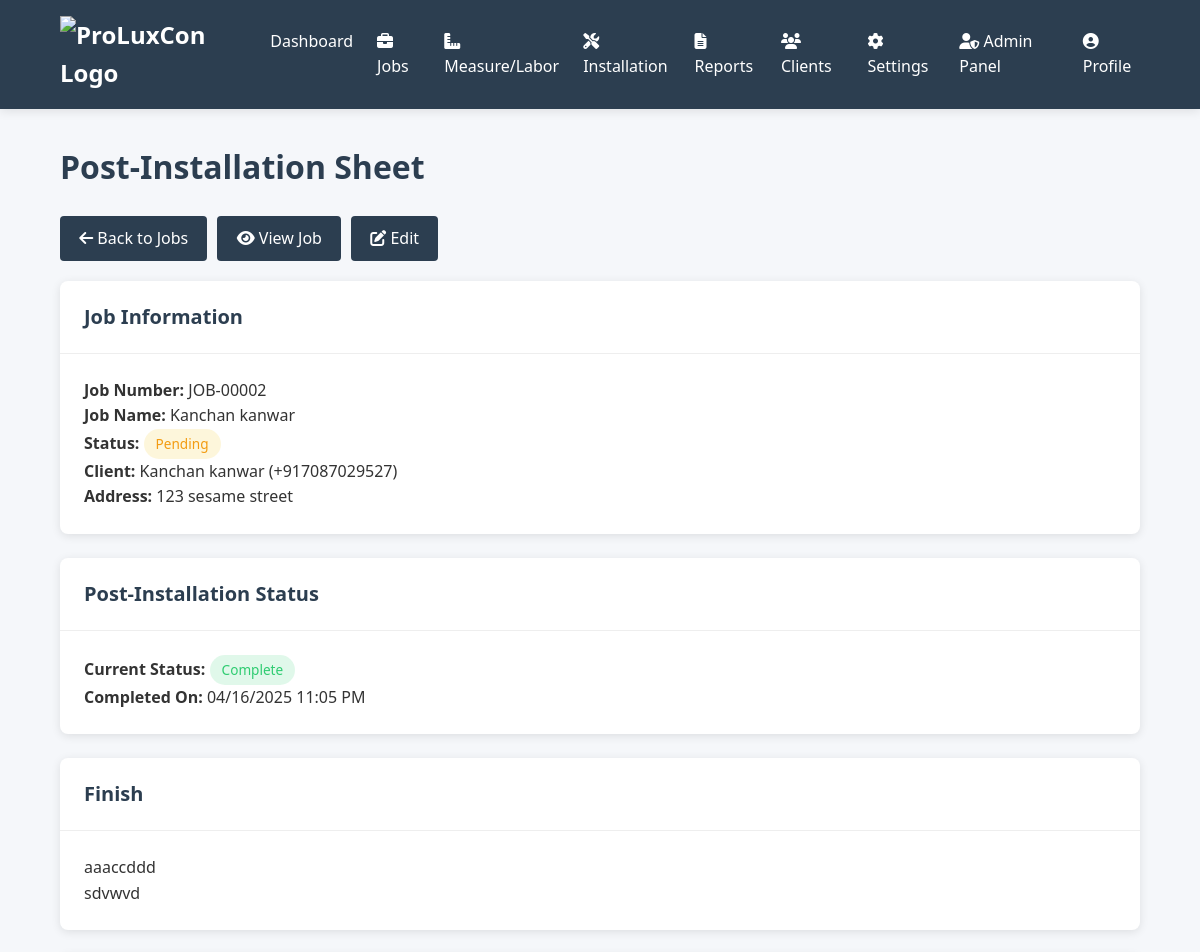
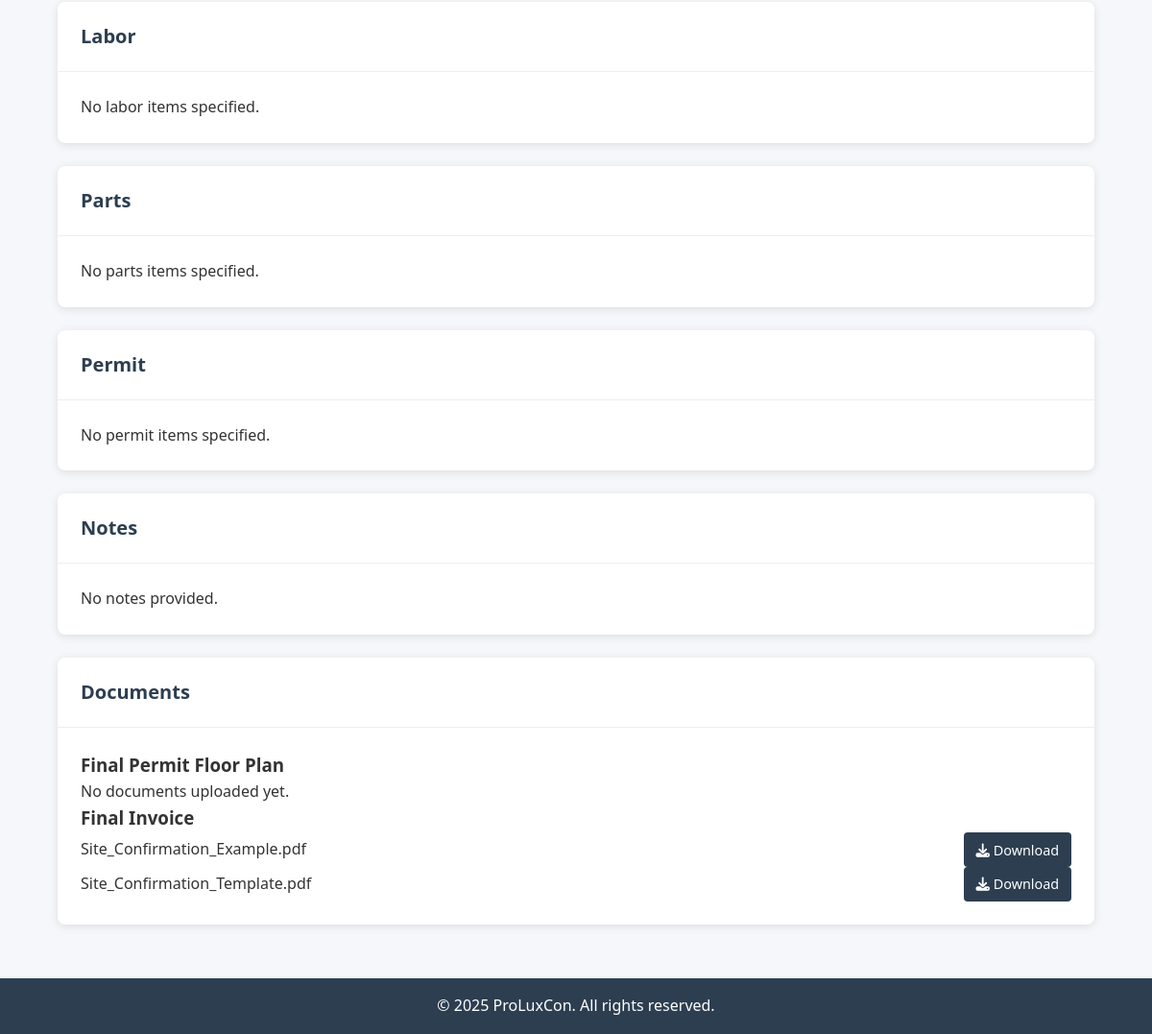
Screenshot of /job/2/post_installation (signed in) with the database file from the repository (2 pictures, top to bottom).
### app.py (models this page shows, shortened)
class Job(db.Model):
    __tablename__ = "job"
    id = db.Column(db.Integer, primary_key=True)
    job_number = db.Column(db.String(20), unique=True, nullable=False)
    name = db.Column(db.String(150), nullable=False)
    description = db.Column(db.Text)
    created_at = db.Column(db.DateTime, default=datetime.utcnow)
    updated_at = db.Column(
        db.DateTime, default=datetime.utcnow, onupdate=datetime.utcnow
    )
    status = db.Column(
        db.String(20), default="pending"
    )  # pending, in_progress, completed, cancelled
    client_id = db.Column(db.Integer, db.ForeignKey("client.id"), nullable=False)
    user_id = db.Column(
        db.Integer, db.ForeignKey("user.id"), nullable=False
    )  # Created by / Owned by
    opportunity_data = db.Column(
        db.JSON, nullable=True
    )  # Store all opportunity data as JSON
    address = db.Column(db.String(255), nullable=True)  # From 'Job Address:'
    service_types = db.Column(db.JSON, nullable=True)  # From 'What Services?'
    timeframe = db.Column(
        db.String(50), nullable=True
    )  # From 'When Do You Need Service?'
    property_type = db.Column(db.String(100), nullable=True)  # From 'Property Type'
    hoa_status = db.Column(
        db.String(10), nullable=True
    )  # From 'Do you live in and HOA?'
    hoa_name = db.Column(db.String(100), nullable=True)  # From 'HOA Name?'
    opportunity_source = db.Column(db.String(100), nullable=True)  # From 'source'
    contact_type = db.Column(db.String(50), nullable=True)  # From 'contact_type'
    pipeline_stage = db.Column(db.String(100), nullable=True)  # From 'pipleline_stage'
    num_windows = db.Column(db.Integer, nullable=True)  # From 'How many windows'
    num_doors = db.Column(db.Integer, nullable=True)  # From 'How many doors'
    roof_type = db.Column(db.JSON, nullable=True)  # From 'Roof type'
    message = db.Column(db.Text, nullable=True)  # From 'Message'
    user = db.relationship("User", backref="jobs")
    reports = db.relationship("Report", back_populates="job", lazy=True)
    job_statuses = db.relationship("JobStatus", backref="job", lazy=True)
    documents = db.relationship("JobDocument", back_populates="job", lazy=True)

class Client(db.Model):
    __tablename__ = "client"
    id = db.Column(db.Integer, primary_key=True)
    name = db.Column(db.String(150), nullable=False)
    phone = db.Column(db.String(20))
    email = db.Column(db.String(150))
    address = db.Column(db.String(255))
    created_at = db.Column(db.DateTime, default=datetime.utcnow)
    user_id = db.Column(db.Integer, db.ForeignKey("user.id"), nullable=False)
    user = db.relationship("User", backref="clients")
    jobs = db.relationship("Job", backref="client", lazy=True)

class JobStatus(db.Model):
    __tablename__ = "job_status"
    id = db.Column(db.Integer, primary_key=True)
    job_id = db.Column(db.Integer, db.ForeignKey("job.id"), nullable=False)
    stage = db.Column(
        db.String(30), nullable=False
    )  # site_confirmation, pre_installation, post_installation
    status = db.Column(
        db.String(20), default="incomplete"
    )  # incomplete, in_progress, complete
    notes = db.Column(db.Text)
    created_at = db.Column(db.DateTime, default=datetime.utcnow)
    updated_at = db.Column(
        db.DateTime, default=datetime.utcnow, onupdate=datetime.utcnow
    )
    completed_at = db.Column(db.DateTime)
    completed_by_id = db.Column(db.Integer, db.ForeignKey("user.id"))
    completed_by = db.relationship("User", backref="completed_job_statuses")
    __table_args__ = (db.UniqueConstraint("job_id", "stage", name="_job_stage_uc"),)

class PostInstallation(db.Model):
    __tablename__ = "post_installation"
    id = db.Column(db.Integer, primary_key=True)
    job_id = db.Column(db.Integer, db.ForeignKey("job.id"), nullable=False, unique=True)
    job = db.relationship("Job", backref=db.backref("post_installation", uselist=False))
    is_completed = db.Column(db.Boolean, default=False)
    completed_at = db.Column(db.DateTime)
    completed_by = db.Column(db.Integer, db.ForeignKey("user.id"))
    notes = db.Column(db.Text)
    finish_items = db.Column(db.JSON)
    labor_items = db.Column(db.JSON)
    parts_items = db.Column(db.JSON)
    permit_items = db.Column(db.JSON)
    created_at = db.Column(db.DateTime, default=datetime.utcnow)
    updated_at = db.Column(
        db.DateTime, default=datetime.utcnow, onupdate=datetime.utcnow
    )

class JobDocument(db.Model):
    __tablename__ = "job_document"
    id = db.Column(db.Integer, primary_key=True)
    job_id = db.Column(db.Integer, db.ForeignKey("job.id"), nullable=False)
    user_id = db.Column(db.Integer, db.ForeignKey("user.id"), nullable=False)
    title = db.Column(db.String(200), nullable=False)
    mime_type = db.Column(db.String(50), nullable=True)
    filename = db.Column(db.String(255), nullable=False)
    file_path = db.Column(db.String(500), nullable=True)
    uploaded_at = db.Column(db.DateTime, default=datetime.utcnow)
    job = db.relationship("Job", back_populates="documents")
    user = db.relationship("User", backref="uploaded_documents")

### app.py (the view, shortened to what this page needs)
@app.route("/post_installation", defaults={"job_id": None}, methods=["GET", "POST"])
@app.route("/job/<int:job_id>/post_installation", methods=["GET", "POST"])
def post_installation(job_id):
    if "user_id" not in session:
        flash("Please log in first.", "error")
        return redirect(url_for("index"))
    user_id = session["user_id"]
    job = Job.query.get_or_404(job_id)
    if job.user_id != user_id and session.get("role") != "admin":
        flash("You don't have permission to access this job.", "error")
        return redirect(url_for("dashboard"))
    client = Client.query.get(job.client_id) if job.client_id else None
    post_install = PostInstallation.query.filter_by(job_id=job_id).first()
    if not post_install:
        post_install = PostInstallation(job_id=job_id)
        db.session.add(post_install)
        db.session.commit()
    job_status = JobStatus.query.filter_by(
        job_id=job_id, stage="post_installation"
    ).first()
    status = job_status.status if job_status else "incomplete"
    is_completed = status == "complete"
    edit_mode = request.args.get("edit", "false").lower() == "true"
    readonly = is_completed and not edit_mode
    def collect_documents():
        docs = {"permit_plan": [], "final_invoice": [], "additional": []}
        for doc in PostInstallationDocument.query.filter_by(
            post_installation_id=post_install.id
        ).all():
            job_doc = JobDocument.query.get(doc.job_document_id)
            if job_doc:
                docs[doc.document_type].append(
                    {
                        "id": doc.id,
                        "job_document_id": job_doc.id,
                        "filename": job_doc.filename,
                        "uploaded_at": job_doc.uploaded_at,
                    }
                )
        return docs
    documents = collect_documents()
    return render_template(
        "post_installation.html",
        job=job,
        client=client,
        post_install=post_install,
        documents=documents,
        status=status,
        is_completed=is_completed,
        readonly=readonly,
        edit_mode=edit_mode,
    )

### app.py (called while the page is built)
@app.before_request
def make_session_permanent():
    session.permanent = True

@app.context_processor
def utility_processor():
    def now():
        return datetime.utcnow()
    return dict(now=now)

### templates/post_installation.html (shortened to what this page needs)
{% extends "base.html" %} {% block content %}
<h1 class="page-title">Post-Installation Sheet</h1>
<div class="action-buttons" style="margin-bottom: 20px">
  <a href="{{ url_for('post_installation') }}" class="btn">
    <i class="fas fa-arrow-left"></i> Back to Jobs
  </a>
  <a href="{{ url_for('view_job', job_id=job.id) }}" class="btn">
    <i class="fas fa-eye"></i> View Job
  </a>
  {% if is_completed and readonly %}
  <a
    href="{{ url_for('post_installation', job_id=job.id, edit=true) }}"
    class="btn btn-primary"
  >
    <i class="fas fa-edit"></i> Edit
  </a>
  {% endif %}
</div>
<div class="card">
  <div class="card-header">
    <h2 class="card-title">Job Information</h2>
  </div>
  <div class="card-body">
    <div class="row">
      <div class="col-md-6">
        <p><strong>Job Number:</strong> {{ job.job_number }}</p>
        <p><strong>Job Name:</strong> {{ job.name }}</p>
        <p>
          <strong>Status:</strong>
          <span class="status-badge {{ job.status }}"
            >{{ job.status|title }}</span
          >
        </p>
      </div>
      <div class="col-md-6">
        <p>
          <strong>Client:</strong>
          {% if client %} {{ client.name }} {% if client.phone %} ({{
          client.phone }}){% endif %} {% else %} No client assigned {% endif %}
        </p>
        <p>
          <strong>Address:</strong> {{ job.address or "No address provided" }}
        </p>
      </div>
    </div>
  </div>
</div>
<div class="card">
  <div class="card-header">
    <h2 class="card-title">Post-Installation Status</h2>
  </div>
  <div class="card-body">
    <div class="status-display">
      <p>
        <strong>Current Status:</strong>
        <span class="status-badge {{ status }}">{{ status|title }}</span>
      </p>
      {% if is_completed and post_install.completed_at %}
      <p>
        <strong>Completed On:</strong> {{
        post_install.completed_at.strftime('%m/%d/%Y %I:%M %p') }}
      </p>
      {% endif %}
    </div>
  </div>
</div>
{% if readonly %}
<form id="view-form">
  <div class="card">
    <div class="card-header">
      <h2 class="card-title">Finish</h2>
    </div>
    <div class="card-body">
      {% if post_install.finish_items and post_install.finish_items|length > 0
      %}
      <ul class="list-group">
        {% for item in post_install.finish_items %}
        <li class="list-group-item">{{ item }}</li>
        {% endfor %}
      </ul>
      {% else %}
      <p class="text-muted">No finish items specified.</p>
      {% endif %}
    </div>
  </div>
  <div class="card">
    <div class="card-header">
      <h2 class="card-title">Labor</h2>
    </div>
    <div class="card-body">
      {% if post_install.labor_items and post_install.labor_items|length > 0 %}
      <ul class="list-group">
        {% for item in post_install.labor_items %}
        <li class="list-group-item">{{ item }}</li>
        {% endfor %}
      </ul>
      {% else %}
      <p class="text-muted">No labor items specified.</p>
      {% endif %}
    </div>
  </div>
  <div class="card">
    <div class="card-header">
      <h2 class="card-title">Parts</h2>
    </div>
    <div class="card-body">
      {% if post_install.parts_items and post_install.parts_items|length > 0 %}
      <ul class="list-group">
        {% for item in post_install.parts_items %}
        <li class="list-group-item">{{ item }}</li>
        {% endfor %}
      </ul>
      {% else %}
      <p class="text-muted">No parts items specified.</p>
      {% endif %}
    </div>
  </div>
  <div class="card">
    <div class="card-header">
      <h2 class="card-title">Permit</h2>
    </div>
    <div class="card-body">
      {% if post_install.permit_items and post_install.permit_items|length > 0
      %}
      <ul class="list-group">
        {% for item in post_install.permit_items %}
        <li class="list-group-item">{{ item }}</li>
        {% endfor %}
      </ul>
      {% else %}
      <p class="text-muted">No permit items specified.</p>
      {% endif %}
    </div>
  </div>
  <div class="card">
    <div class="card-header">
      <h2 class="card-title">Notes</h2>
    </div>
    <div class="card-body">
      {% if post_install.notes %}
      <div class="notes-content">
        {{ post_install.notes|replace('\n', '<br />')|safe }}
      </div>
      {% else %}
      <p class="text-muted">No notes provided.</p>
      {% endif %}
    </div>
  </div>
</form>
{% endif %}
<div class="card">
  <div class="card-header">
    <h2 class="card-title">Documents</h2>
  </div>
  <div class="card-body">
    <div class="row">
      <div class="col-md-6">
        <h3>Final Permit Floor Plan</h3>
        <div id="permit-docs">
          {% if documents['permit_plan'] %}
          <ul class="list-group mb-3">
            {% for doc in documents['permit_plan'] %}
            <li
              class="list-group-item d-flex justify-content-between align-items-center"
            >
              <span>{{ doc.filename }}</span>
              <div>
                <a
                  href="{{ url_for('download_job_document', document_id=doc.job_document_id) }}"
                  class="btn btn-sm btn-primary"
                >
                  <i class="fas fa-download"></i> Download
                </a>
                {% if not readonly %}
                <form method="POST" style="display: inline-block">
                  <input type="hidden" name="action" value="delete_document" />
                  <input
                    type="hidden"
                    name="document_id"
                    value="{{ doc.id }}"
                  />
                  <button
                    type="submit"
                    class="btn btn-sm btn-danger"
                    onclick="return confirm('Delete this document?')"
                  >
                    <i class="fas fa-trash"></i> Delete
                  </button>
                </form>
                {% endif %}
              </div>
            </li>
            {% endfor %}
          </ul>
          {% else %}
          <p>No documents uploaded yet.</p>
          {% endif %}
        </div>
      </div>
      <div class="col-md-6">
        <h3>Final Invoice</h3>
        <div id="invoice-docs">
          {% if documents['final_invoice'] %}
          <ul class="list-group mb-3">
            {% for doc in documents['final_invoice'] %}
            <li
              class="list-group-item d-flex justify-content-between align-items-center"
            >
              <span>{{ doc.filename }}</span>
              <div>
                <a
                  href="{{ url_for('download_job_document', document_id=doc.job_document_id) }}"
                  class="btn btn-sm btn-primary"
                >
                  <i class="fas fa-download"></i> Download
                </a>
              </div>
            </li>
            {% endfor %}
          </ul>
          {% else %}
          <p>No documents uploaded yet.</p>
          {% endif %}
        </div>
      </div>
    </div>
  </div>
</div>
{% endblock %}

### static/styles.css (style rules this page uses)
:root { --primary: #2c3e50; --primary-dark: #1a2530; --secondary: #3498db; --light: #ecf0f1; --dark: #34495e; --success: #2ecc71; --danger: #e74c3c; --warning: #f39c12; --gray: #95a5a6; --text: #333; --shadow: 0 2px 10px rgba(0, 0, 0, 0.1); --border-radius: 4px; }
* { margin: 0; padding: 0; box-sizing: border-box; font-family: "Segoe UI", Tahoma, Geneva, Verdana, sans-serif; }
body { background-color: #f5f7fa; color: var(--text); line-height: 1.6; }
.page-title { margin-bottom: 1.5rem; color: var(--primary); }
.card { background: white; border-radius: 8px; box-shadow: var(--shadow); margin-bottom: 1.5rem; overflow: hidden; }
.card-header { display: flex; justify-content: space-between; align-items: center; padding: 1.25rem 1.5rem; border-bottom: 1px solid #eee; }
.card-body { padding: 1.5rem; }
.card-title { font-size: 1.25rem; color: var(--primary); font-weight: 600; margin: 0; }
.btn { padding: 0.6rem 1.2rem; background: var(--primary); color: white; border: none; border-radius: var(--border-radius); font-weight: 500; cursor: pointer; transition: background 0.3s; text-decoration: none; display: inline-block; }
.btn-sm { padding: 0.4rem 0.8rem; font-size: 0.9rem; }
.status-badge { display: inline-block; padding: 0.25rem 0.75rem; border-radius: 50px; font-size: 0.85rem; font-weight: 500; text-transform: capitalize; }
.status-badge.complete { background: rgba(46, 204, 113, 0.15); color: var(--success); }

### templates/post_installation.html (style rules this page uses)
.action-buttons { display: flex; gap: 10px; }
.status-badge { display: inline-block; padding: 0.25rem 0.75rem; border-radius: 50px; font-size: 0.85rem; font-weight: 500; text-transform: capitalize; }
.status-badge.complete { background: rgba(46, 204, 113, 0.15); color: #2ecc71; }
.status-badge.pending { background: rgba(241, 196, 15, 0.15); color: #f39c12; }
.card { margin-bottom: 1.5rem; }
.list-group-item { display: flex; justify-content: space-between; align-items: center; }

### rows the page displays
Job: job_number "JOB-00002", name "Kanchan kanwar", status "Pending", address "123 sesame street"
Client: name "Kanchan kanwar", phone "+917087029527"
JobStatus: status "Complete"
PostInstallation: completed_at "04/16/2025 11:05 PM"
JobDocument: filename "Site_Confirmation_Example.pdf"
JobDocument: filename "Site_Confirmation_Template.pdf"

### other values shown
{{ item }} "aaaccddd" "sdvwvd"
